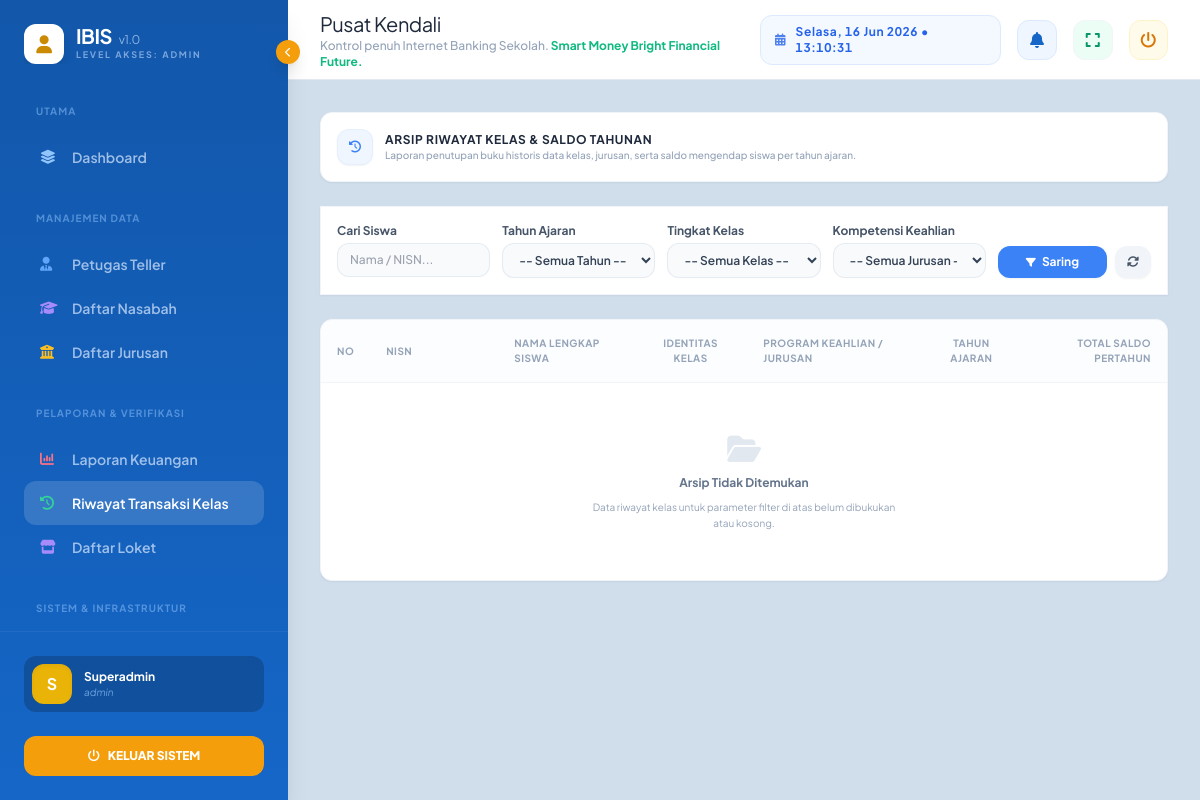
Page /main.php?page=approval (signed in) on the committed database.
### tables this page shows
CREATE TABLE `tbl_pengaturan` (
  `id_pengaturan` int NOT NULL AUTO_INCREMENT,
  `nama_aplikasi` varchar(100) NOT NULL DEFAULT 'IBIS',
  `subjudul` varchar(150) DEFAULT 'Internet Banking Sekolah',
  `tagline_1` varchar(150) DEFAULT 'Cerdas Finansial,',
  `tagline_2` varchar(150) DEFAULT 'Hebat di Masa Depan.',
  `versi_aplikasi` varchar(20) DEFAULT '3.0',
  `developed_by` varchar(150) NOT NULL DEFAULT 'Pustik SMK PGRI 4 Bandar Lampung',
  `nama_sekolah` varchar(100) DEFAULT NULL,
  `alamat_sekolah` text,
  `telp_sekolah` varchar(20) DEFAULT NULL,
  `whatsapp_admin` varchar(20) DEFAULT NULL,
  `email_sekolah` varchar(100) DEFAULT NULL,
  `logo_sekolah` varchar(255) DEFAULT NULL,
  `nama_kepala_sekolah` varchar(100) DEFAULT NULL,
  `nip_kepala_sekolah` varchar(50) DEFAULT NULL,
  `minimal_penarikan` decimal(15,2) DEFAULT '10000.00',
  `minimal_saldo_mengendap` decimal(15,2) DEFAULT '15000.00',
  `biaya_admin_default` decimal(15,2) DEFAULT '2500.00',
  `biaya_transfer_default` decimal(15,2) DEFAULT '1500.00',
  `format_nomor_transaksi` varchar(50) DEFAULT 'TRX/[YYYY]/[MM]/[ID]',
  `jam_operasional` varchar(100) DEFAULT 'Senin - Jumat, 07:30 - 15:00 WIB',
  `limit_transfer_harian` decimal(15,2) DEFAULT '50000.00',
  PRIMARY KEY (`id_pengaturan`)
);

### views/superadmin/riwayat-transaksi.php (the view, shortened to what the rows shown need)
<div class="space-y-6 w-full">
    <div class="bg-white rounded-xl border border-slate-100 shadow-sm p-4 flex flex-col sm:flex-row justify-between items-start sm:items-center gap-4">
        <div class="flex items-center gap-3">
            <div>
                <h1 class="text-xs font-bold text-slate-800 uppercase tracking-wider">Arsip Riwayat Kelas & Saldo Tahunan</h1>
            </div>
        </div>
    </div>
    <div class="bg-white rounded-xl border border-slate-100 shadow-sm overflow-hidden">
        <div class="overflow-x-auto">
            <table class="w-full text-left border-collapse">
                <thead>
                    <tr class="border-b border-slate-100 text-slate-400 text-[10px] uppercase tracking-wider font-bold bg-slate-50/40">
                        <th class="p-4 text-center w-12">No</th>
                        <th class="p-4 w-32">NISN</th>
                        <th class="p-4">Nama Lengkap Siswa</th>
                        <th class="p-4 text-center">Identitas Kelas</th>
                        <th class="p-4">Program Keahlian / Jurusan</th>
                        <th class="p-4 text-center">Tahun Ajaran</th>
                        <th class="p-4 text-right">Total Saldo Pertahun</th>
                    </tr>
                </thead>
            </table>
        </div>
    </div>
</div>

### main.php (shortened to what the rows shown need)
<?php
require_once 'auth/database.php';
$role = $_SESSION['role'];
$page = isset($_GET['page']) ? preg_replace('/[^a-zA-Z0-9-]/', '', $_GET['page']) : 'main';
$page_titles = [
    'main' => 'Dashboard'
];
$app_config = [
    'nama_aplikasi'                => 'IBIS',
    'subjudul'                     => 'Internet Banking Sekolah',
    'tagline_1'                    => 'Cerdas Finansial,',
    'tagline_2'                    => 'Hebat di Masa Depan.',
    'versi_aplikasi'               => '3.0',
    'developed_by'                 => 'PTIK SMK PGRI 4 Bandar Lampung',
    'nama_sekolah'                 => 'SMK PGRI 4 Bandar Lampung',
    'minimal_penarikan'            => 10000.00,
    'minimal_saldo_mengendap'      => 15000.00,
    'biaya_admin_default'          => 2500.00,
    'biaya_transfer_default'       => 1500.00,
    'format_nomor_transaksi'       => 'TRX/[YYYY]/[MM]/[ID]',
    'jam_operasional'              => 'Senin - Jumat, 07:30 - 15:00 WIB',
    'limit_transfer_harian'        => 50000.00,
    'logo_sekolah'                 => null
];
try {
    $stmt_config = $pdo->query("SELECT * FROM tbl_pengaturan LIMIT 1");
    $db_config = $stmt_config->fetch(PDO::FETCH_ASSOC);
    if ($db_config) {
        $app_config = array_merge($app_config, $db_config);
    }
} catch (PDOException $e) {
    error_log("Gagal memuat pengaturan aplikasi.");
}
include 'views/layout/header.php';
?>
<div class="flex h-screen overflow-hidden">
    <aside id="sidebar" class="no-print w-72 sidebar-gradient text-slate-300 flex flex-col shrink-0 shadow-xl relative">
        <div class="p-6 flex-1 overflow-y-auto custom-scrollbar">
            <div class="header-container flex items-center gap-3 mb-10 overflow-hidden transition-all">
                <div class="sidebar-header-text whitespace-nowrap">
                    <h1 class="text-xl font-800 tracking-tight leading-none text-white">
                        <?php
                        $nama_app = (!empty($app_config['nama_aplikasi'])) ? trim($app_config['nama_aplikasi']) : 'IBIS';
                        $versi_app = (!empty($app_config['versi_aplikasi'])) ? trim($app_config['versi_aplikasi']) : '3.0';
                        ?>
                        <b><?= htmlspecialchars($nama_app) ?></b>
                        <span class="text-xs font-normal text-blue-200/70 ml-1">
                            v<?= htmlspecialchars($versi_app) ?>
                        </span>
                    </h1>
                </div>
            </div>
        </div>
    </aside>
    <main class="flex-1 flex flex-col min-w-0 overflow-hidden">
        <header class="h-20 bg-white border-b border-slate-200 flex items-center justify-between px-8 shrink-0">
            <div class="flex items-center gap-4">
                <div>
                    <h2 id="section-title" class="text-xl font-800 text-slate-800 capitalize tracking-tight">
                        <?= $page_titles[$page] ?? 'Pusat Kendali' ?>
                    </h2>
                    <p class="text-[10px] lg:text-xs text-slate-400 font-medium">
                        Kontrol penuh <?= htmlspecialchars($app_config['subjudul']) ?>.
                        <b class="text-emerald-500">
                            <?= htmlspecialchars($app_config['tagline_1']) ?> <?= htmlspecialchars($app_config['tagline_2']) ?>
                        </b>
                    </p>
                </div>
            </div>
        </header>
        <div class="flex-1 overflow-y-auto p-8 custom-scrollbar bg-[#d0ddeb]">
            <?php
            if (isset($routes[$role][$page])) {
                $file_to_include = $routes[$role][$page];
                if (file_exists($file_to_include)) {
                    include $file_to_include;
                } else {
                    include 'views/errors/404.html';
                }
            } else {
                include 'views/errors/403.html';
            }
            ?>
        </div>
    </main>
</div>
<?php include 'views/layout/footer.php'; ?>

### rows in the picture
tbl_pengaturan: nama_aplikasi "IBIS", versi_aplikasi "1.0", subjudul "Internet Banking Sekolah", tagline_1 "Smart Money", tagline_2 "Bright Financial Future."

### other values in the picture
$role "ADMIN"
$safe_title "UTAMA MANAJEMEN DATA PELAPORAN & VERIFIKASI SISTEM & INFRASTRUKTUR"
$safe_text "Dashboard Petugas Teller Daftar Nasabah Daftar Jurusan Laporan Keuangan Riwayat Transaksi Kelas Daftar Loket"
substr($nama, 0, 1) "S"
$nama "Superadmin"
$role "admin"
$page_titles[$page] "Pusat Kendali"
